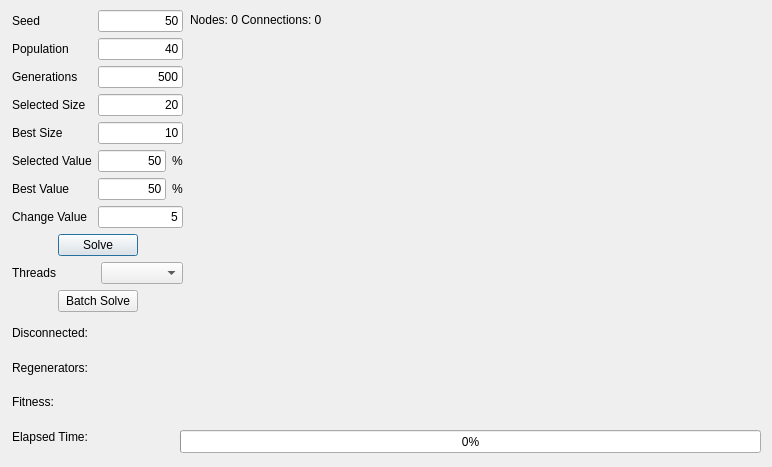
<?xml version="1.0" encoding="UTF-8"?>
<ui version="4.0">
 <class>BeeColonyDialog</class>
 <widget class="QDialog" name="BeeColonyDialog">
  <property name="geometry">
   <rect>
    <x>0</x>
    <y>0</y>
    <width>772</width>
    <height>467</height>
   </rect>
  </property>
  <property name="windowTitle">
   <string>RLP - Artificial Bee Colony</string>
  </property>
  <widget class="QLabel" name="labelNodes">
   <property name="geometry">
    <rect>
     <x>190</x>
     <y>10</y>
     <width>571</width>
     <height>20</height>
    </rect>
   </property>
   <property name="text">
    <string>Nodes: 0 Connections: 0</string>
   </property>
  </widget>
  <widget class="QWidget" name="gridLayoutWidget">
   <property name="geometry">
    <rect>
     <x>180</x>
     <y>27</y>
     <width>581</width>
     <height>401</height>
    </rect>
   </property>
   <layout class="QGridLayout" name="gridLayout">
    <property name="sizeConstraint">
     <enum>QLayout::SetDefaultConstraint</enum>
    </property>
   </layout>
  </widget>
  <widget class="QWidget" name="layoutWidget">
   <property name="geometry">
    <rect>
     <x>12</x>
     <y>10</y>
     <width>171</width>
     <height>441</height>
    </rect>
   </property>
   <layout class="QVBoxLayout" name="verticalLayout_4">
    <item>
     <layout class="QHBoxLayout" name="horizontalLayout_5">
      <item>
       <layout class="QVBoxLayout" name="verticalLayout_2">
        <item>
         <widget class="QLabel" name="label">
          <property name="text">
           <string>Seed</string>
          </property>
          <property name="buddy">
           <cstring>lineEditSeed</cstring>
          </property>
         </widget>
        </item>
        <item>
         <widget class="QLabel" name="label_2">
          <property name="text">
           <string>Population</string>
          </property>
          <property name="buddy">
           <cstring>lineEditPopulation</cstring>
          </property>
         </widget>
        </item>
        <item>
         <widget class="QLabel" name="label_3">
          <property name="text">
           <string>Generations</string>
          </property>
          <property name="buddy">
           <cstring>lineEditGenerations</cstring>
          </property>
         </widget>
        </item>
        <item>
         <widget class="QLabel" name="label_4">
          <property name="text">
           <string>Selected Size</string>
          </property>
          <property name="buddy">
           <cstring>lineEditSelectSize</cstring>
          </property>
         </widget>
        </item>
        <item>
         <widget class="QLabel" name="label_5">
          <property name="text">
           <string>Best Size</string>
          </property>
          <property name="buddy">
           <cstring>lineEditBestSize</cstring>
          </property>
         </widget>
        </item>
        <item>
         <widget class="QLabel" name="label_8">
          <property name="text">
           <string>Selected Value</string>
          </property>
          <property name="buddy">
           <cstring>lineEditSelectValue</cstring>
          </property>
         </widget>
        </item>
        <item>
         <widget class="QLabel" name="label_7">
          <property name="text">
           <string>Best Value</string>
          </property>
          <property name="buddy">
           <cstring>lineEditBestValue</cstring>
          </property>
         </widget>
        </item>
        <item>
         <widget class="QLabel" name="label_9">
          <property name="text">
           <string>Change Value</string>
          </property>
          <property name="buddy">
           <cstring>lineEditChangeValue</cstring>
          </property>
         </widget>
        </item>
       </layout>
      </item>
      <item>
       <layout class="QVBoxLayout" name="verticalLayout">
        <item>
         <widget class="QLineEdit" name="lineEditSeed">
          <property name="text">
           <string>50</string>
          </property>
          <property name="alignment">
           <set>Qt::AlignRight|Qt::AlignTrailing|Qt::AlignVCenter</set>
          </property>
          <property name="readOnly">
           <bool>false</bool>
          </property>
         </widget>
        </item>
        <item>
         <widget class="QLineEdit" name="lineEditPopulation">
          <property name="text">
           <string>40</string>
          </property>
          <property name="alignment">
           <set>Qt::AlignRight|Qt::AlignTrailing|Qt::AlignVCenter</set>
          </property>
         </widget>
        </item>
        <item>
         <widget class="QLineEdit" name="lineEditGenerations">
          <property name="text">
           <string>500</string>
          </property>
          <property name="alignment">
           <set>Qt::AlignRight|Qt::AlignTrailing|Qt::AlignVCenter</set>
          </property>
         </widget>
        </item>
        <item>
         <widget class="QLineEdit" name="lineEditSelectSize">
          <property name="text">
           <string>20</string>
          </property>
          <property name="alignment">
           <set>Qt::AlignRight|Qt::AlignTrailing|Qt::AlignVCenter</set>
          </property>
         </widget>
        </item>
        <item>
         <widget class="QLineEdit" name="lineEditBestSize">
          <property name="text">
           <string>10</string>
          </property>
          <property name="alignment">
           <set>Qt::AlignRight|Qt::AlignTrailing|Qt::AlignVCenter</set>
          </property>
         </widget>
        </item>
        <item>
         <layout class="QHBoxLayout" name="horizontalLayout_4">
          <item>
           <widget class="QLineEdit" name="lineEditSelectValue">
            <property name="text">
             <string>50</string>
            </property>
            <property name="alignment">
             <set>Qt::AlignRight|Qt::AlignTrailing|Qt::AlignVCenter</set>
            </property>
           </widget>
          </item>
          <item>
           <widget class="QLabel" name="label_10">
            <property name="text">
             <string>%</string>
            </property>
           </widget>
          </item>
         </layout>
        </item>
        <item>
         <layout class="QHBoxLayout" name="horizontalLayout">
          <item>
           <widget class="QLineEdit" name="lineEditBestValue">
            <property name="text">
             <string>50</string>
            </property>
            <property name="alignment">
             <set>Qt::AlignRight|Qt::AlignTrailing|Qt::AlignVCenter</set>
            </property>
           </widget>
          </item>
          <item>
           <widget class="QLabel" name="label_11">
            <property name="text">
             <string>%</string>
            </property>
           </widget>
          </item>
         </layout>
        </item>
        <item>
         <widget class="QLineEdit" name="lineEditChangeValue">
          <property name="text">
           <string>5</string>
          </property>
          <property name="alignment">
           <set>Qt::AlignRight|Qt::AlignTrailing|Qt::AlignVCenter</set>
          </property>
         </widget>
        </item>
       </layout>
      </item>
     </layout>
    </item>
    <item>
     <layout class="QHBoxLayout" name="horizontalLayout_3">
      <item>
       <spacer name="horizontalSpacer">
        <property name="orientation">
         <enum>Qt::Horizontal</enum>
        </property>
        <property name="sizeHint" stdset="0">
         <size>
          <width>40</width>
          <height>20</height>
         </size>
        </property>
       </spacer>
      </item>
      <item>
       <widget class="QPushButton" name="pushButtonRead">
        <property name="text">
         <string>Solve</string>
        </property>
       </widget>
      </item>
      <item>
       <spacer name="horizontalSpacer_2">
        <property name="orientation">
         <enum>Qt::Horizontal</enum>
        </property>
        <property name="sizeHint" stdset="0">
         <size>
          <width>40</width>
          <height>20</height>
         </size>
        </property>
       </spacer>
      </item>
     </layout>
    </item>
    <item>
     <layout class="QHBoxLayout" name="horizontalLayout_6">
      <item>
       <widget class="QLabel" name="label_12">
        <property name="text">
         <string>Threads</string>
        </property>
       </widget>
      </item>
      <item>
       <widget class="QComboBox" name="comboBoxThreads">
        <property name="currentText">
         <string/>
        </property>
        <property name="maxVisibleItems">
         <number>2</number>
        </property>
       </widget>
      </item>
     </layout>
    </item>
    <item>
     <layout class="QHBoxLayout" name="horizontalLayout_2">
      <item>
       <spacer name="horizontalSpacer_3">
        <property name="orientation">
         <enum>Qt::Horizontal</enum>
        </property>
        <property name="sizeHint" stdset="0">
         <size>
          <width>40</width>
          <height>20</height>
         </size>
        </property>
       </spacer>
      </item>
      <item>
       <widget class="QPushButton" name="pushButtonSolve">
        <property name="text">
         <string>Batch Solve</string>
        </property>
       </widget>
      </item>
      <item>
       <spacer name="horizontalSpacer_4">
        <property name="orientation">
         <enum>Qt::Horizontal</enum>
        </property>
        <property name="sizeHint" stdset="0">
         <size>
          <width>40</width>
          <height>20</height>
         </size>
        </property>
       </spacer>
      </item>
     </layout>
    </item>
    <item>
     <layout class="QVBoxLayout" name="verticalLayout_3">
      <item>
       <widget class="QLabel" name="labelDisconnected">
        <property name="text">
         <string>Disconnected: </string>
        </property>
       </widget>
      </item>
      <item>
       <widget class="QLabel" name="labelRegenerators">
        <property name="text">
         <string>Regenerators: </string>
        </property>
       </widget>
      </item>
      <item>
       <widget class="QLabel" name="labelFitness">
        <property name="text">
         <string>Fitness: </string>
        </property>
       </widget>
      </item>
      <item>
       <widget class="QLabel" name="labelElapsed">
        <property name="text">
         <string>Elapsed Time:</string>
        </property>
       </widget>
      </item>
     </layout>
    </item>
   </layout>
  </widget>
  <widget class="QProgressBar" name="progressBar">
   <property name="geometry">
    <rect>
     <x>180</x>
     <y>430</y>
     <width>581</width>
     <height>23</height>
    </rect>
   </property>
   <property name="value">
    <number>0</number>
   </property>
  </widget>
 </widget>
 <resources/>
 <connections/>
</ui>
